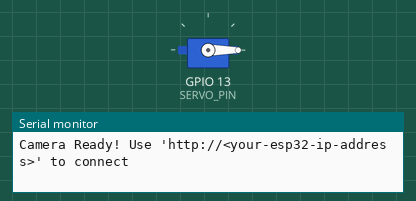
A sketch run on a simulated ESP32. On the bench: servo, the last lines printed to the serial monitor. The camera gives no picture.

Above: at 0.35 s.
At 35.15 s:
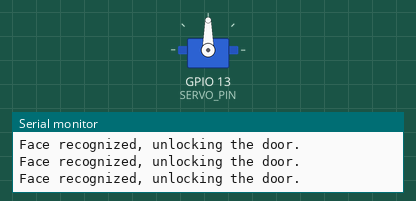
Timing chart, 0 to 52.5 s (numbered marks = the images above):
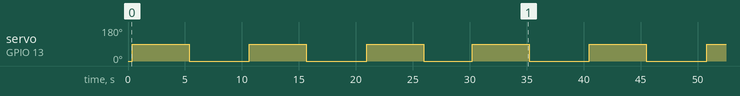

The sketch:

02_CAM_Module.ino
```cpp
#include "esp_camera.h"
#include <WiFi.h>
#include <Servo.h>

#define SERVO_PIN 13       // Pin connected to servo motor
#define CAMERA_MODEL_AI_THINKER // ESP32-CAM model

// Camera pins configuration (for AI Thinker model)
#if defined(CAMERA_MODEL_AI_THINKER)
  #define PWDN_GPIO_NUM     32
  #define RESET_GPIO_NUM    -1
  #define XCLK_GPIO_NUM      0
  #define SIOD_GPIO_NUM     26
  #define SIOC_GPIO_NUM     27
  #define Y9_GPIO_NUM       35
  #define Y8_GPIO_NUM       34
  #define Y7_GPIO_NUM       39
  #define Y6_GPIO_NUM       36
  #define Y5_GPIO_NUM       21
  #define Y4_GPIO_NUM       19
  #define Y3_GPIO_NUM       18
  #define Y2_GPIO_NUM        5
  #define VSYNC_GPIO_NUM    25
  #define HREF_GPIO_NUM     23
  #define PCLK_GPIO_NUM     22
#endif

Servo myServo;

void startCameraServer();

void setup() {
  Serial.begin(115200);

  // Initialize the servo motor
  myServo.attach(SERVO_PIN);
  myServo.write(0); // Initial position (lock)

  // Camera configuration
  camera_config_t config;
  config.ledc_channel = LEDC_CHANNEL_0;
  config.ledc_timer = LEDC_TIMER_0;
  config.pin_d0 = Y2_GPIO_NUM;
  config.pin_d1 = Y3_GPIO_NUM;
  config.pin_d2 = Y4_GPIO_NUM;
  config.pin_d3 = Y5_GPIO_NUM;
  config.pin_d4 = Y6_GPIO_NUM;
  config.pin_d5 = Y7_GPIO_NUM;
  config.pin_d6 = Y8_GPIO_NUM;
  config.pin_d7 = Y9_GPIO_NUM;
  config.pin_xclk = XCLK_GPIO_NUM;
  config.pin_pclk = PCLK_GPIO_NUM;
  config.pin_vsync = VSYNC_GPIO_NUM;
  config.pin_href = HREF_GPIO_NUM;
  config.pin_sscb_sda = SIOD_GPIO_NUM;
  config.pin_sscb_scl = SIOC_GPIO_NUM;
  config.pin_pwdn = PWDN_GPIO_NUM;
  config.pin_reset = RESET_GPIO_NUM;
  config.xclk_freq_hz = 20000000;
  config.pixel_format = PIXFORMAT_JPEG;

  if(psramFound()){
    config.frame_size = FRAMESIZE_QVGA;
    config.jpeg_quality = 10;
    config.fb_count = 2;
  } else {
    config.frame_size = FRAMESIZE_QVGA;
    config.jpeg_quality = 12;
    config.fb_count = 1;
  }

  // Initialize the camera
  esp_err_t err = esp_camera_init(&config);
  if (err != ESP_OK) {
    Serial.printf("Camera init failed with error 0x%x", err);
    return;
  }

  startCameraServer();

  Serial.println("Camera Ready! Use 'http://<your-esp32-ip-address>' to connect");

  // Optionally connect to WiFi here for remote access and control
}

void loop() {
  // Code for facial recognition and controlling the servo

  // Capture and recognize the face
  camera_fb_t *fb = esp_camera_fb_get();
  if (!fb) {
    Serial.println("Camera capture failed");
    return;
  }

  // Simulate face recognition logic (replace with actual logic)
  bool recognized = simulateFaceRecognition();

  if (recognized) {
    Serial.println("Face recognized, unlocking the door.");
    unlockDoor();
  }

  esp_camera_fb_return(fb);
  delay(1000); // Add some delay between recognition attempts
}

// Function to simulate face recognition (replace with actual algorithm)
bool simulateFaceRecognition() {
  // In a real application, you'd use an actual recognition algorithm
  // For demonstration, we just simulate a random success every few seconds
  return (millis() % 5000) < 1000; // Simulate success every 5 seconds
}

// Function to unlock the door (using servo motor)
void unlockDoor() {
  myServo.write(90); // Open the lock (90 degrees)
  delay(5000);       // Keep the lock open for 5 seconds
  myServo.write(0);  // Lock the door again
}
```

Measured:
- by itself, servo on GPIO 13 (SERVO_PIN): moves between 0° and 90°, repeating every 40.1 s
